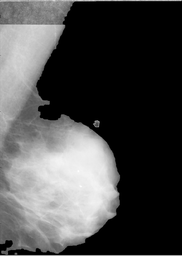
#> input picture playground/remove_pectoral_muscle/mdb002.pgm, 182 x 256 px, shrunk from 611 x 860 before the run
$ python region_growing_separate_problem.py
#> lines starting #> are read from the running program, lines starting #| are printed output that depends on the picture; after the words box and inside, x2 and y2 are one past the last pixel; in counts of white or black regions, pixels touching at a corner belong together
#> in with_real_image, image_real is the input picture: shape (256, 182); min 0, max 254, mean 74.6
"""
Problem statement:
Given a starting point in an image, keep adding points from the image to it that fulfill a certain condition.
Step 1: condition is that the pixels have a value greater than a given threshold
"""
from pprint import pprint

import numpy as np
from skimage import io
from queue import Queue

def display_image(image, cmap='gray'):
    io.imshow(np.array(image), cmap=cmap)
    io.show()

def display_img_collection(collection):
    io.imshow_collection(collection)
    io.show()

#-----------------------------------------------------------------------------------------------------------------------
def update_region_pixels_mean_intensity(old_mean, new_entry):
    if (old_mean == 0):
        return new_entry
    return (old_mean+new_entry)/2

#-----------------------------------------------------------------------------------------------------------------------
def region_growing(image, seed, threshold = 50):

#> called with threshold = 50
    region = image.copy()
    region[:,:] = 0  # blacken out the image
#> region: shape (256, 182); every value is 0

    region_pixel_intensities = []

    # build a queue to hold all the pixels from the image to be processed
    q = Queue()
    q.put(seed)  # initially it only contains the seed pixel

    orientations = ([-1,-1],[-1,0],[-1,1],[0,-1],[0,1],[1,-1],[1,0],[1,1])

    # initialization -> could be optimized to be done directly in the while, i guess
    cpx = seed[0]
    cpy = seed[1]
    region[cpx, cpy] = 255  # whiten the pixels that belong to the segmented region
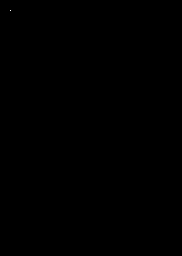
#> region: shape (256, 182); 0% white in thin lines or dots, all inside (x1, y1, x2, y2) = (10, 10, 11, 11)
    region_pixel_intensities.append(image[cpx, cpy])
    # add the neighbors of the current pixel to the queue (only if the current pixel is part of the region)
    for o in orientations:
        neigh_line = o[0] + cpx
        neigh_col = o[1] + cpy
        is_in_image = image.shape[0] > neigh_line >= 0 and image.shape[1] > neigh_col >= 0
        if (is_in_image):
            not_visited = region[
                              neigh_line, neigh_col] == 0  # to use a third matrix since probably using region doesn't cover all the cases
            if (not_visited):
                q.put([neigh_line, neigh_col])

    t = 0
    while not q.empty():
        t=t+1
        if (t%30000==0):
            print(t)
            print ("Queue size: %d", q.qsize())
            # display_image(region)
        current_point = q.get()
        cpx = current_point[0]
        cpy = current_point[1]
        if (region[cpx, cpy]==0):
            # check if the current point can be added to the region
            current_pixel_intensity = image[cpx, cpy]
            region_pixels_mean_intensity = np.mean(region_pixel_intensities)
            if (abs(region_pixels_mean_intensity-current_pixel_intensity)<threshold):   # the condition for adding a new pixel to the region
                region[cpx, cpy] = 255  # whiten the pixels that belong to the segmented region
                region_pixel_intensities.append(image[cpx, cpy])
                # add the neighbors of the current pixel to the queue (only if the current pixel is part of the region)
                for o in orientations:
                    neigh_line = o[0] + cpx
                    neigh_col = o[1] + cpy
                    is_in_image = image.shape[0]>neigh_line>=0 and image.shape[1]>neigh_col>=0
                    if (is_in_image):
                        not_visited = region[neigh_line, neigh_col] == 0  # to use a third matrix since probably using region doesn't cover all the cases
                        if (not_visited):
                            q.put([neigh_line, neigh_col])
#> this loop made 44414 passes
#> (cpx, cpy, current_pixel_intensity, region_pixels_mean_intensity) on passes 2 to 13: (9, 9, 112, 113), (9, 10, 116, 112.5), (9, 11, 109, 113.7), (10, 9, 112, 112.5), (10, 11, 114, 112.4), (11, 9, 123, 112.7), (11, 10, 113, 114.1), (11, 11, 114, 114), (8, 8, 115, 114), (8, 9, 121, 114.1), (8, 10, 128, 114.7), (9, 8, 116, 115.8)
#> (cpx, cpy, current_pixel_intensity) on pass 196: (12, 14, 98)
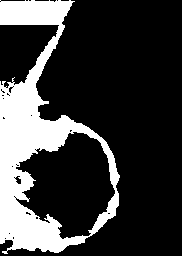
#> region: shape (256, 182); 22.9% white; 1 white region, box (x1, y1, x2, y2) and area: (0, 0, 120, 254) 10670
#> after the loop, region_pixel_intensities = 10670 values, max 188 at index 7427, min 71 at index 375, mean 136.7; t = 44414

    return region


def with_simple_test_image():
    image = [[0, 0,   0,   0,   100, 150, 111],
             [110, 100, 225, 100, 100, 0,   0],
             [0, 0,   100, 100, 210, 0,   0],
             [0, 0,   0,   60,  0,   0,   0]]

    image = np.array(image)
    region = np.array(region_growing(image, [2,3], 100))
    display_img_collection([image, region])

def with_real_image(filename):
    image_real = io.imread(filename)
    region = np.array(region_growing(image_real, [10, 10], 50))
    display_img_collection([image_real, region])
#> in display_img_collection, `io.show()`:
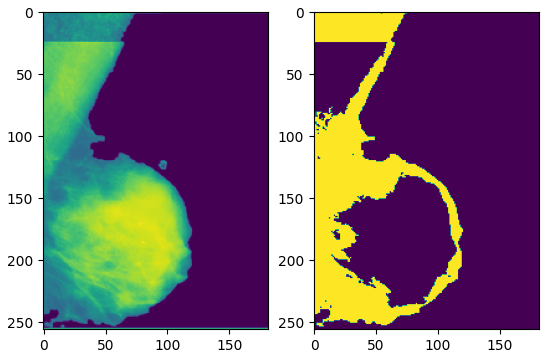
#> figure drawn by matplotlib, 2 panels

with_real_image("mdb002.pgm")

$ run again, with playground/remove_pectoral_muscle/mdb001.pgm copied over playground/remove_pectoral_muscle/mdb002.pgm
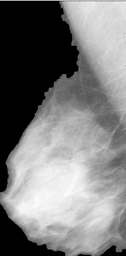
#> input picture playground/remove_pectoral_muscle/mdb001.pgm, 126 x 256 px, shrunk from 528 x 1072 before the run
#> in with_real_image, image_real is the input picture: shape (256, 126); min 0, max 254, mean 123.3
#> the loop in region_growing, `while not q.empty():` made 33285 passes
#> (cpx, cpy) on passes 1 to 8: (10, 10), (9, 9), (9, 10), (9, 11), (10, 9), (10, 11), (11, 9), (11, 10)
#> after the loop in region_growing, `while not q.empty():`:
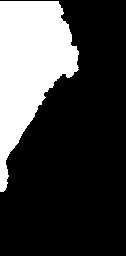
#> region: shape (256, 126); 25.6% white; 1 white region, box (x1, y1, x2, y2) and area: (0, 1, 79, 192) 8273
#> after the loop in region_growing, `while not q.empty():`: region_pixel_intensities = 8273 values, max 50 at index 3772, min 0 at index 0, mean 0.522; t = 33285
#> in display_img_collection, `io.show()`:
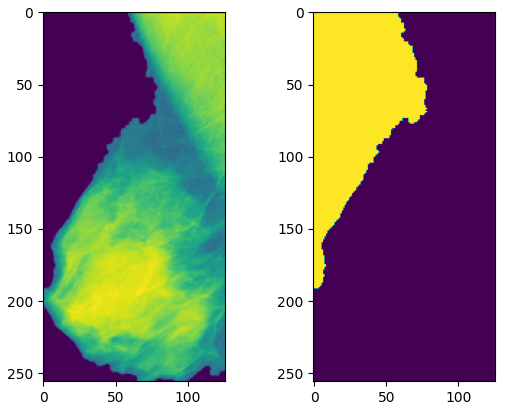
#> figure drawn by matplotlib, 2 panels

$ run again, with playground/remove_pectoral_muscle/mdb004.pgm copied over playground/remove_pectoral_muscle/mdb002.pgm
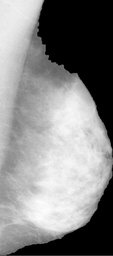
#> input picture playground/remove_pectoral_muscle/mdb004.pgm, 113 x 256 px, shrunk from 378 x 856 before the run
#> in with_real_image, image_real is the input picture: shape (256, 113); min 0, max 253, mean 133.7
#> the loop in region_growing, `while not q.empty():` made 12921 passes
#> (cpx, cpy, current_pixel_intensity, region_pixels_mean_intensity) on passes 2 to 9: (9, 9, 233, 233), (9, 10, 233, 233), (9, 11, 235, 233), (10, 9, 232, 233.5), (10, 11, 235, 233.2), (11, 9, 232, 233.5), (11, 10, 233, 233.3), (11, 11, 235, 233.2)
#> after the loop in region_growing, `while not q.empty():`:
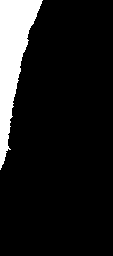
#> region: shape (256, 113); 11.2% white; 1 white region, box (x1, y1, x2, y2) and area: (0, 0, 43, 170) 3236
#> after the loop in region_growing, `while not q.empty():`: region_pixel_intensities = 3236 values, max 240 at index 35, min 159 at index 3220, mean 208.8; t = 12921
#> in display_img_collection, `io.show()`:
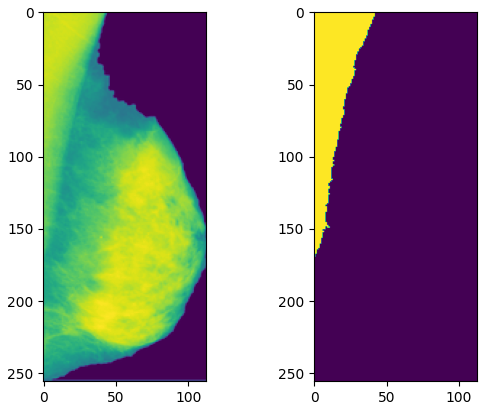
#> figure drawn by matplotlib, 2 panels
